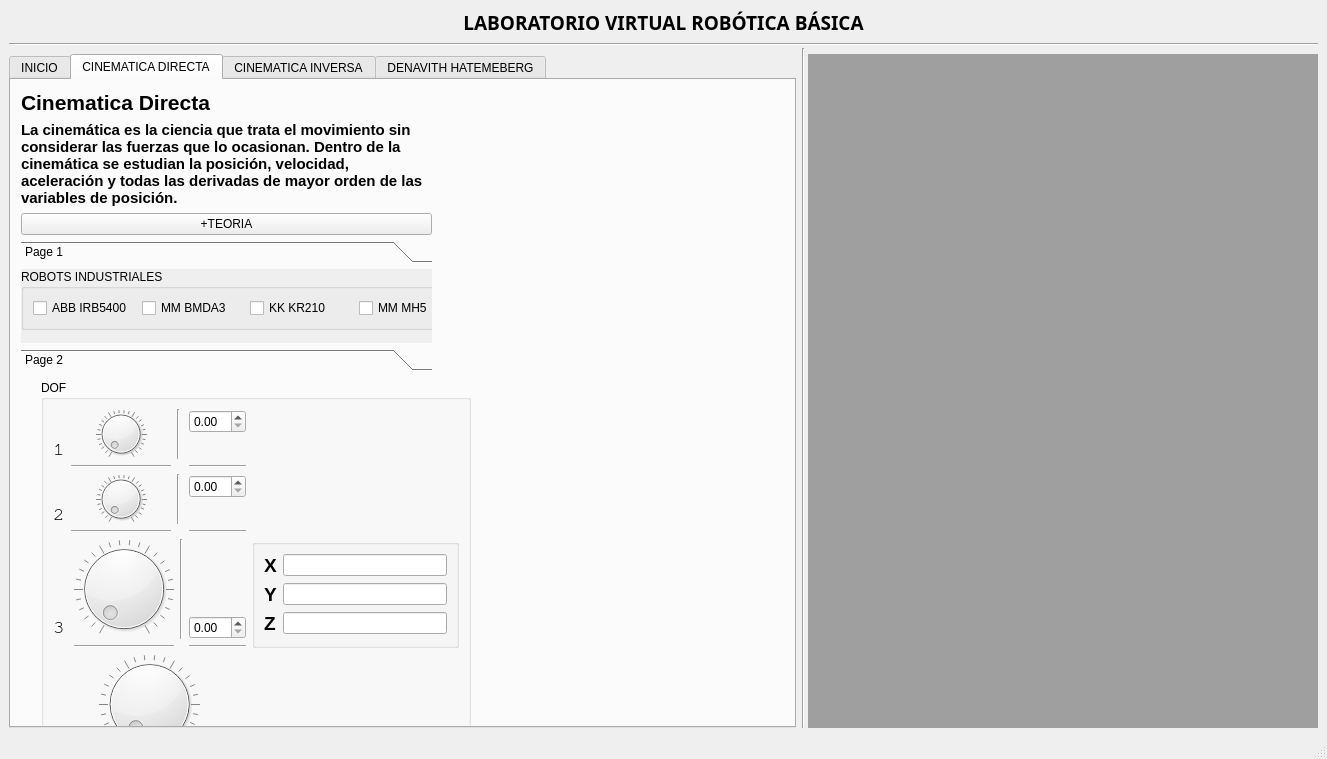
<?xml version="1.0" encoding="UTF-8"?>
<ui version="4.0">
 <class>MainWindow</class>
 <widget class="QMainWindow" name="MainWindow">
  <property name="geometry">
   <rect>
    <x>0</x>
    <y>0</y>
    <width>1327</width>
    <height>759</height>
   </rect>
  </property>
  <property name="windowTitle">
   <string>MainWindow</string>
  </property>
  <widget class="QWidget" name="centralwidget">
   <layout class="QGridLayout" name="gridLayout_11">
    <item row="0" column="0">
     <layout class="QGridLayout" name="gridLayout">
      <item row="0" column="0" colspan="3">
       <widget class="QLabel" name="label">
        <property name="font">
         <font>
          <family>Arial Black</family>
          <pointsize>14</pointsize>
          <weight>75</weight>
          <bold>true</bold>
         </font>
        </property>
        <property name="layoutDirection">
         <enum>Qt::LeftToRight</enum>
        </property>
        <property name="text">
         <string>LABORATORIO VIRTUAL ROBÓTICA BÁSICA</string>
        </property>
        <property name="textFormat">
         <enum>Qt::RichText</enum>
        </property>
        <property name="alignment">
         <set>Qt::AlignCenter</set>
        </property>
        <property name="wordWrap">
         <bool>true</bool>
        </property>
       </widget>
      </item>
      <item row="1" column="0" rowspan="2" colspan="3">
       <widget class="Line" name="line">
        <property name="font">
         <font>
          <family>Abyssinica SIL</family>
          <pointsize>16</pointsize>
         </font>
        </property>
        <property name="orientation">
         <enum>Qt::Horizontal</enum>
        </property>
       </widget>
      </item>
      <item row="2" column="1" rowspan="2" colspan="2">
       <widget class="Line" name="line_2">
        <property name="orientation">
         <enum>Qt::Vertical</enum>
        </property>
       </widget>
      </item>
      <item row="3" column="0">
       <widget class="QTabWidget" name="tabWidget">
        <property name="sizePolicy">
         <sizepolicy hsizetype="Expanding" vsizetype="Expanding">
          <horstretch>0</horstretch>
          <verstretch>0</verstretch>
         </sizepolicy>
        </property>
        <property name="maximumSize">
         <size>
          <width>16777215</width>
          <height>16777215</height>
         </size>
        </property>
        <property name="sizeIncrement">
         <size>
          <width>200</width>
          <height>200</height>
         </size>
        </property>
        <property name="mouseTracking">
         <bool>true</bool>
        </property>
        <property name="currentIndex">
         <number>1</number>
        </property>
        <widget class="QWidget" name="tab">
         <attribute name="title">
          <string notr="true">INICIO</string>
         </attribute>
         <widget class="QPushButton" name="pushButton">
          <property name="geometry">
           <rect>
            <x>320</x>
            <y>370</y>
            <width>80</width>
            <height>22</height>
           </rect>
          </property>
          <property name="text">
           <string>PushButton</string>
          </property>
         </widget>
         <widget class="QLabel" name="label_3">
          <property name="geometry">
           <rect>
            <x>20</x>
            <y>20</y>
            <width>521</width>
            <height>301</height>
           </rect>
          </property>
          <property name="text">
           <string/>
          </property>
         </widget>
        </widget>
        <widget class="QWidget" name="tab_2">
         <attribute name="title">
          <string>CINEMATICA DIRECTA</string>
         </attribute>
         <widget class="QGroupBox" name="gridGroupBox">
          <property name="geometry">
           <rect>
            <x>30</x>
            <y>300</y>
            <width>430</width>
            <height>839</height>
           </rect>
          </property>
          <property name="title">
           <string>DOF</string>
          </property>
          <layout class="QGridLayout" name="gridLayout_13">
           <item row="0" column="0">
            <layout class="QGridLayout" name="gridLayout_12">
             <item row="2" column="4">
              <widget class="Line" name="line_4">
               <property name="orientation">
                <enum>Qt::Horizontal</enum>
               </property>
              </widget>
             </item>
             <item row="0" column="1" rowspan="2">
              <widget class="QDial" name="dial1DOF">
               <property name="tracking">
                <bool>true</bool>
               </property>
               <property name="wrapping">
                <bool>false</bool>
               </property>
               <property name="notchesVisible">
                <bool>true</bool>
               </property>
              </widget>
             </item>
             <item row="2" column="1">
              <widget class="Line" name="line_20">
               <property name="orientation">
                <enum>Qt::Horizontal</enum>
               </property>
              </widget>
             </item>
             <item row="0" column="4">
              <widget class="QDoubleSpinBox" name="spinBox1DOF"/>
             </item>
             <item row="1" column="0">
              <widget class="QLabel" name="label_12">
               <property name="maximumSize">
                <size>
                 <width>16</width>
                 <height>16</height>
                </size>
               </property>
               <property name="font">
                <font>
                 <family>FreeMono</family>
                 <pointsize>14</pointsize>
                </font>
               </property>
               <property name="text">
                <string>1</string>
               </property>
              </widget>
             </item>
             <item row="0" column="2" rowspan="2" colspan="2">
              <widget class="Line" name="line_10">
               <property name="orientation">
                <enum>Qt::Vertical</enum>
               </property>
              </widget>
             </item>
            </layout>
           </item>
           <item row="1" column="0">
            <layout class="QGridLayout" name="gridLayout_9">
             <item row="0" column="2" rowspan="2" colspan="2">
              <widget class="Line" name="line_9">
               <property name="orientation">
                <enum>Qt::Vertical</enum>
               </property>
              </widget>
             </item>
             <item row="1" column="0">
              <widget class="QLabel" name="label_13">
               <property name="maximumSize">
                <size>
                 <width>16</width>
                 <height>16</height>
                </size>
               </property>
               <property name="font">
                <font>
                 <family>FreeMono</family>
                 <pointsize>14</pointsize>
                </font>
               </property>
               <property name="text">
                <string>2</string>
               </property>
              </widget>
             </item>
             <item row="0" column="1" rowspan="2">
              <widget class="QDial" name="dial2DOF">
               <property name="notchesVisible">
                <bool>true</bool>
               </property>
              </widget>
             </item>
             <item row="0" column="4">
              <widget class="QDoubleSpinBox" name="spinBox2DOF"/>
             </item>
             <item row="2" column="1">
              <widget class="Line" name="line_11">
               <property name="orientation">
                <enum>Qt::Horizontal</enum>
               </property>
              </widget>
             </item>
             <item row="2" column="4">
              <widget class="Line" name="line_12">
               <property name="orientation">
                <enum>Qt::Horizontal</enum>
               </property>
              </widget>
             </item>
            </layout>
           </item>
           <item row="2" column="0">
            <layout class="QGridLayout" name="gridLayout_10">
             <item row="1" column="3">
              <widget class="QDoubleSpinBox" name="spinBox3DOF"/>
             </item>
             <item row="2" column="1">
              <widget class="Line" name="line_13">
               <property name="orientation">
                <enum>Qt::Horizontal</enum>
               </property>
              </widget>
             </item>
             <item row="1" column="0">
              <widget class="QLabel" name="label_14">
               <property name="maximumSize">
                <size>
                 <width>16</width>
                 <height>16</height>
                </size>
               </property>
               <property name="font">
                <font>
                 <family>FreeMono</family>
                 <pointsize>14</pointsize>
                </font>
               </property>
               <property name="text">
                <string>3</string>
               </property>
              </widget>
             </item>
             <item row="0" column="1" rowspan="2">
              <widget class="QDial" name="dial3DOF">
               <property name="notchesVisible">
                <bool>true</bool>
               </property>
              </widget>
             </item>
             <item row="2" column="3">
              <widget class="Line" name="line_14">
               <property name="orientation">
                <enum>Qt::Horizontal</enum>
               </property>
              </widget>
             </item>
             <item row="0" column="2" rowspan="2">
              <widget class="Line" name="line_5">
               <property name="maximumSize">
                <size>
                 <width>16777215</width>
                 <height>16777215</height>
                </size>
               </property>
               <property name="orientation">
                <enum>Qt::Vertical</enum>
               </property>
              </widget>
             </item>
            </layout>
           </item>
           <item row="2" column="1">
            <widget class="QGroupBox" name="gridGroupBox2">
             <layout class="QGridLayout" name="gridLayout_14">
              <item row="0" column="0">
               <widget class="QLabel" name="label_5">
                <property name="font">
                 <font>
                  <pointsize>14</pointsize>
                  <weight>75</weight>
                  <bold>true</bold>
                 </font>
                </property>
                <property name="text">
                 <string>X</string>
                </property>
               </widget>
              </item>
              <item row="0" column="1">
               <widget class="QLineEdit" name="lineEdit"/>
              </item>
              <item row="1" column="0">
               <widget class="QLabel" name="label_10">
                <property name="font">
                 <font>
                  <pointsize>14</pointsize>
                  <weight>75</weight>
                  <bold>true</bold>
                 </font>
                </property>
                <property name="text">
                 <string>Y</string>
                </property>
               </widget>
              </item>
              <item row="1" column="1">
               <widget class="QLineEdit" name="lineEdit_2"/>
              </item>
              <item row="2" column="0">
               <widget class="QLabel" name="label_11">
                <property name="font">
                 <font>
                  <pointsize>14</pointsize>
                  <weight>75</weight>
                  <bold>true</bold>
                 </font>
                </property>
                <property name="text">
                 <string>Z</string>
                </property>
               </widget>
              </item>
              <item row="2" column="1">
               <widget class="QLineEdit" name="lineEdit_3"/>
              </item>
             </layout>
            </widget>
           </item>
           <item row="3" column="0">
            <widget class="QDial" name="dial4DOF">
             <property name="notchesVisible">
              <bool>true</bool>
             </property>
            </widget>
           </item>
           <item row="4" column="0">
            <widget class="Line" name="line_6">
             <property name="orientation">
              <enum>Qt::Vertical</enum>
             </property>
            </widget>
           </item>
           <item row="5" column="0">
            <widget class="Line" name="line_15">
             <property name="orientation">
              <enum>Qt::Horizontal</enum>
             </property>
            </widget>
           </item>
           <item row="6" column="0">
            <widget class="QDoubleSpinBox" name="spinBox4DOF"/>
           </item>
           <item row="7" column="0">
            <widget class="QLabel" name="label_20">
             <property name="maximumSize">
              <size>
               <width>16</width>
               <height>16</height>
              </size>
             </property>
             <property name="font">
              <font>
               <family>FreeMono</family>
               <pointsize>14</pointsize>
              </font>
             </property>
             <property name="text">
              <string>4</string>
             </property>
            </widget>
           </item>
           <item row="8" column="0">
            <widget class="Line" name="line_16">
             <property name="orientation">
              <enum>Qt::Horizontal</enum>
             </property>
            </widget>
           </item>
           <item row="9" column="0">
            <widget class="QDial" name="dial5DOF">
             <property name="notchesVisible">
              <bool>true</bool>
             </property>
            </widget>
           </item>
           <item row="10" column="0">
            <widget class="Line" name="line_17">
             <property name="orientation">
              <enum>Qt::Horizontal</enum>
             </property>
            </widget>
           </item>
           <item row="11" column="0">
            <widget class="QDoubleSpinBox" name="spinBox5DOF"/>
           </item>
           <item row="12" column="0">
            <widget class="QLabel" name="label_21">
             <property name="maximumSize">
              <size>
               <width>16</width>
               <height>16</height>
              </size>
             </property>
             <property name="font">
              <font>
               <family>FreeMono</family>
               <pointsize>14</pointsize>
              </font>
             </property>
             <property name="text">
              <string>5</string>
             </property>
            </widget>
           </item>
           <item row="13" column="0">
            <widget class="Line" name="line_18">
             <property name="orientation">
              <enum>Qt::Horizontal</enum>
             </property>
            </widget>
           </item>
           <item row="14" column="0">
            <widget class="Line" name="line_8">
             <property name="orientation">
              <enum>Qt::Vertical</enum>
             </property>
            </widget>
           </item>
           <item row="15" column="0">
            <widget class="QDial" name="dial6DOF">
             <property name="notchTarget">
              <double>3.699999999999999</double>
             </property>
             <property name="notchesVisible">
              <bool>true</bool>
             </property>
            </widget>
           </item>
           <item row="16" column="0">
            <widget class="Line" name="line_19">
             <property name="orientation">
              <enum>Qt::Horizontal</enum>
             </property>
            </widget>
           </item>
           <item row="17" column="0">
            <widget class="QDoubleSpinBox" name="spinBox6DOF"/>
           </item>
           <item row="18" column="0">
            <widget class="QLabel" name="label_22">
             <property name="maximumSize">
              <size>
               <width>16</width>
               <height>16</height>
              </size>
             </property>
             <property name="font">
              <font>
               <family>FreeMono</family>
               <pointsize>14</pointsize>
              </font>
             </property>
             <property name="text">
              <string>6</string>
             </property>
            </widget>
           </item>
          </layout>
          <widget class="Line" name="line_7">
           <property name="geometry">
            <rect>
             <x>17</x>
             <y>479</y>
             <width>16</width>
             <height>16</height>
            </rect>
           </property>
           <property name="orientation">
            <enum>Qt::Vertical</enum>
           </property>
          </widget>
          <zorder>line_17</zorder>
          <zorder>dial6DOF</zorder>
          <zorder>line_16</zorder>
          <zorder>line_19</zorder>
          <zorder>spinBox5DOF</zorder>
          <zorder>line_8</zorder>
          <zorder>dial5DOF</zorder>
          <zorder>line_7</zorder>
          <zorder>label_20</zorder>
          <zorder>spinBox6DOF</zorder>
          <zorder>line_15</zorder>
          <zorder>line_6</zorder>
          <zorder>line_18</zorder>
          <zorder>label_22</zorder>
          <zorder>spinBox4DOF</zorder>
          <zorder>label_21</zorder>
          <zorder>dial4DOF</zorder>
          <zorder>gridGroupBox2</zorder>
         </widget>
         <widget class="QWidget" name="gridLayoutWidget_2">
          <property name="geometry">
           <rect>
            <x>10</x>
            <y>10</y>
            <width>411</width>
            <height>281</height>
           </rect>
          </property>
          <layout class="QGridLayout" name="gridLayout_8">
           <item row="0" column="0">
            <widget class="QLabel" name="label_7">
             <property name="font">
              <font>
               <pointsize>16</pointsize>
               <weight>75</weight>
               <bold>true</bold>
              </font>
             </property>
             <property name="text">
              <string>Cinematica Directa</string>
             </property>
            </widget>
           </item>
           <item row="1" column="0">
            <widget class="QLabel" name="label_6">
             <property name="font">
              <font>
               <pointsize>11</pointsize>
               <weight>75</weight>
               <bold>true</bold>
              </font>
             </property>
             <property name="text">
              <string>La cinemática es la ciencia que trata el movimiento sin considerar las fuerzas que lo ocasionan. Dentro de la cinemática se estudian la posición, velocidad, aceleración y todas las derivadas de mayor orden de las variables de posición. </string>
             </property>
             <property name="textFormat">
              <enum>Qt::RichText</enum>
             </property>
             <property name="wordWrap">
              <bool>true</bool>
             </property>
            </widget>
           </item>
           <item row="2" column="0">
            <widget class="QPushButton" name="pushButton_3">
             <property name="text">
              <string>+TEORIA</string>
             </property>
            </widget>
           </item>
           <item row="3" column="0">
            <widget class="QToolBox" name="toolBox">
             <property name="currentIndex">
              <number>0</number>
             </property>
             <widget class="QWidget" name="page">
              <property name="geometry">
               <rect>
                <x>0</x>
                <y>0</y>
                <width>409</width>
                <height>63</height>
               </rect>
              </property>
              <attribute name="label">
               <string>Page 1</string>
              </attribute>
              <widget class="QGroupBox" name="gridGroupBox_3">
               <property name="geometry">
                <rect>
                 <x>0</x>
                 <y>0</y>
                 <width>561</width>
                 <height>61</height>
                </rect>
               </property>
               <property name="title">
                <string>ROBOTS INDUSTRIALES</string>
               </property>
               <layout class="QGridLayout" name="gridLayout_3">
                <item row="0" column="0">
                 <widget class="QCheckBox" name="checkBox2DOFI">
                  <property name="text">
                   <string>ABB IRB5400</string>
                  </property>
                 </widget>
                </item>
                <item row="0" column="1">
                 <widget class="QCheckBox" name="checkBox3DOFI">
                  <property name="text">
                   <string>MM BMDA3</string>
                  </property>
                 </widget>
                </item>
                <item row="0" column="2">
                 <widget class="QCheckBox" name="checkBox4DOFI">
                  <property name="text">
                   <string>KK KR210</string>
                  </property>
                 </widget>
                </item>
                <item row="0" column="3">
                 <widget class="QCheckBox" name="checkBox5DOFI">
                  <property name="text">
                   <string>MM MH5</string>
                  </property>
                 </widget>
                </item>
                <item row="0" column="4">
                 <widget class="QCheckBox" name="checkBox6DOFI">
                  <property name="text">
                   <string>ABB IRB120</string>
                  </property>
                 </widget>
                </item>
               </layout>
              </widget>
             </widget>
             <widget class="QWidget" name="page_2">
              <property name="geometry">
               <rect>
                <x>0</x>
                <y>0</y>
                <width>100</width>
                <height>30</height>
               </rect>
              </property>
              <attribute name="label">
               <string>Page 2</string>
              </attribute>
              <widget class="QGroupBox" name="gridGroupBox_2">
               <property name="geometry">
                <rect>
                 <x>0</x>
                 <y>0</y>
                 <width>551</width>
                 <height>61</height>
                </rect>
               </property>
               <property name="title">
                <string>SIMPLE ROBOT</string>
               </property>
               <layout class="QGridLayout" name="gridLayout_4">
                <item row="1" column="1">
                 <widget class="QCheckBox" name="checkBox3DOFs">
                  <property name="text">
                   <string>3DOF</string>
                  </property>
                 </widget>
                </item>
                <item row="1" column="2">
                 <widget class="QCheckBox" name="checkBox4DOFs">
                  <property name="text">
                   <string>4DOF</string>
                  </property>
                 </widget>
                </item>
                <item row="1" column="3">
                 <widget class="QCheckBox" name="checkBox5DOFs">
                  <property name="text">
                   <string>5DOF</string>
                  </property>
                 </widget>
                </item>
                <item row="1" column="4">
                 <widget class="QCheckBox" name="checkBox6DOFs">
                  <property name="text">
                   <string>6DOF</string>
                  </property>
                 </widget>
                </item>
                <item row="1" column="0">
                 <widget class="QCheckBox" name="checkBox2DOFs">
                  <property name="text">
                   <string>2DOF</string>
                  </property>
                 </widget>
                </item>
               </layout>
              </widget>
             </widget>
            </widget>
           </item>
          </layout>
         </widget>
        </widget>
        <widget class="QWidget" name="tab_3">
         <attribute name="title">
          <string>CINEMATICA INVERSA</string>
         </attribute>
         <layout class="QGridLayout" name="gridLayout_7">
          <item row="0" column="0">
           <layout class="QGridLayout" name="gridLayout_6">
            <item row="1" column="0">
             <widget class="QPushButton" name="pushButton_2">
              <property name="text">
               <string>+TEORIA CI</string>
              </property>
             </widget>
            </item>
            <item row="0" column="0">
             <widget class="QLabel" name="label_8">
              <property name="font">
               <font>
                <pointsize>16</pointsize>
                <weight>75</weight>
                <bold>true</bold>
               </font>
              </property>
              <property name="text">
               <string>Cinematica Inversa</string>
              </property>
             </widget>
            </item>
            <item row="3" column="0">
             <widget class="QLabel" name="label_9">
              <property name="font">
               <font>
                <pointsize>12</pointsize>
                <weight>75</weight>
                <bold>true</bold>
               </font>
              </property>
              <property name="text">
               <string>El problema se plantea de la siguiente manera: dada la posición y orientación del efector final del manipulador, se calcula todos los conjuntos posibles de ángulos articulares que podrían utilizarse para obtener esta posición y orientación dadas. Este es un problema fundamental en el uso práctico de los manipuladores. </string>
              </property>
              <property name="wordWrap">
               <bool>true</bool>
              </property>
             </widget>
            </item>
            <item row="4" column="0">
             <widget class="QGroupBox" name="groupBox">
              <property name="title">
               <string>TCP</string>
              </property>
              <layout class="QGridLayout" name="gridLayout_5">
               <item row="0" column="1">
                <widget class="QCheckBox" name="checkBox">
                 <property name="text">
                  <string>EJECUTAR</string>
                 </property>
                </widget>
               </item>
               <item row="1" column="0">
                <widget class="QLabel" name="label_2">
                 <property name="text">
                  <string>X</string>
                 </property>
                </widget>
               </item>
               <item row="1" column="1">
                <widget class="QSlider" name="xSlider">
                 <property name="minimum">
                  <number>-100</number>
                 </property>
                 <property name="maximum">
                  <number>100</number>
                 </property>
                 <property name="singleStep">
                  <number>10</number>
                 </property>
                 <property name="orientation">
                  <enum>Qt::Horizontal</enum>
                 </property>
                 <property name="tickPosition">
                  <enum>QSlider::TicksAbove</enum>
                 </property>
                 <property name="tickInterval">
                  <number>5</number>
                 </property>
                </widget>
               </item>
               <item row="1" column="2">
                <widget class="QDoubleSpinBox" name="xBox">
                 <property name="minimumSize">
                  <size>
                   <width>80</width>
                   <height>0</height>
                  </size>
                 </property>
                 <property name="decimals">
                  <number>2</number>
                 </property>
                 <property name="minimum">
                  <double>-100.000000000000000</double>
                 </property>
                 <property name="maximum">
                  <double>100.000000000000000</double>
                 </property>
                 <property name="singleStep">
                  <double>1.000000000000000</double>
                 </property>
                </widget>
               </item>
               <item row="2" column="0">
                <widget class="QLabel" name="label_4">
                 <property name="text">
                  <string>Y</string>
                 </property>
                </widget>
               </item>
               <item row="2" column="1">
                <widget class="QSlider" name="ySlider">
                 <property name="minimum">
                  <number>-100</number>
                 </property>
                 <property name="maximum">
                  <number>100</number>
                 </property>
                 <property name="singleStep">
                  <number>10</number>
                 </property>
                 <property name="orientation">
                  <enum>Qt::Horizontal</enum>
                 </property>
                 <property name="tickPosition">
                  <enum>QSlider::TicksAbove</enum>
                 </property>
                 <property name="tickInterval">
                  <number>5</number>
                 </property>
                </widget>
               </item>
               <item row="2" column="2">
                <widget class="QDoubleSpinBox" name="yBox">
                 <property name="minimumSize">
                  <size>
                   <width>80</width>
                   <height>0</height>
                  </size>
                 </property>
                 <property name="decimals">
                  <number>2</number>
                 </property>
                 <property name="minimum">
                  <double>-100.000000000000000</double>
                 </property>
                 <property name="maximum">
                  <double>100.000000000000000</double>
                 </property>
                 <property name="singleStep">
                  <double>1.000000000000000</double>
                 </property>
                </widget>
               </item>
               <item row="3" column="0">
                <widget class="QLabel" name="label_19">
                 <property name="text">
                  <string>Z</string>
                 </property>
                </widget>
               </item>
               <item row="3" column="1">
                <widget class="QSlider" name="zSlider">
                 <property name="minimum">
                  <number>-100</number>
                 </property>
                 <property name="maximum">
                  <number>100</number>
                 </property>
                 <property name="singleStep">
                  <number>10</number>
                 </property>
                 <property name="orientation">
                  <enum>Qt::Horizontal</enum>
                 </property>
                 <property name="invertedAppearance">
                  <bool>false</bool>
                 </property>
                 <property name="tickPosition">
                  <enum>QSlider::TicksAbove</enum>
                 </property>
                 <property name="tickInterval">
                  <number>5</number>
                 </property>
                </widget>
               </item>
               <item row="3" column="2">
                <widget class="QDoubleSpinBox" name="zBox">
                 <property name="minimumSize">
                  <size>
                   <width>80</width>
                   <height>0</height>
                  </size>
                 </property>
                 <property name="decimals">
                  <number>2</number>
                 </property>
                 <property name="minimum">
                  <double>-100.000000000000000</double>
                 </property>
                 <property name="maximum">
                  <double>100.000000000000000</double>
                 </property>
                 <property name="singleStep">
                  <double>1.000000000000000</double>
                 </property>
                </widget>
               </item>
               <item row="4" column="0">
                <widget class="QLabel" name="label_16">
                 <property name="text">
                  <string>Yaw</string>
                 </property>
                </widget>
               </item>
               <item row="4" column="1">
                <widget class="QSlider" name="yawSlider">
                 <property name="minimum">
                  <number>-180</number>
                 </property>
                 <property name="maximum">
                  <number>180</number>
                 </property>
                 <property name="singleStep">
                  <number>5</number>
                 </property>
                 <property name="pageStep">
                  <number>5</number>
                 </property>
                 <property name="orientation">
                  <enum>Qt::Horizontal</enum>
                 </property>
                 <property name="tickPosition">
                  <enum>QSlider::TicksAbove</enum>
                 </property>
                 <property name="tickInterval">
                  <number>5</number>
                 </property>
                </widget>
               </item>
               <item row="4" column="2">
                <widget class="QDoubleSpinBox" name="yawBox">
                 <property name="minimumSize">
                  <size>
                   <width>80</width>
                   <height>0</height>
                  </size>
                 </property>
                 <property name="decimals">
                  <number>2</number>
                 </property>
                 <property name="minimum">
                  <double>-180000000.000000000000000</double>
                 </property>
                 <property name="maximum">
                  <double>180.000000000000000</double>
                 </property>
                 <property name="singleStep">
                  <double>1.000000000000000</double>
                 </property>
                </widget>
               </item>
               <item row="5" column="0">
                <widget class="QLabel" name="label_17">
                 <property name="text">
                  <string>Pitch</string>
                 </property>
                </widget>
               </item>
               <item row="5" column="1">
                <widget class="QSlider" name="pitchSlider">
                 <property name="minimum">
                  <number>-180</number>
                 </property>
                 <property name="maximum">
                  <number>180</number>
                 </property>
                 <property name="singleStep">
                  <number>5</number>
                 </property>
                 <property name="pageStep">
                  <number>5</number>
                 </property>
                 <property name="orientation">
                  <enum>Qt::Horizontal</enum>
                 </property>
                 <property name="tickPosition">
                  <enum>QSlider::TicksAbove</enum>
                 </property>
                 <property name="tickInterval">
                  <number>5</number>
                 </property>
                </widget>
               </item>
               <item row="5" column="2">
                <widget class="QDoubleSpinBox" name="pitchBox">
                 <property name="minimumSize">
                  <size>
                   <width>80</width>
                   <height>0</height>
                  </size>
                 </property>
                 <property name="decimals">
                  <number>2</number>
                 </property>
                 <property name="minimum">
                  <double>-180.000000000000000</double>
                 </property>
                 <property name="maximum">
                  <double>180.000000000000000</double>
                 </property>
                 <property name="singleStep">
                  <double>1.000000000000000</double>
                 </property>
                </widget>
               </item>
               <item row="6" column="0">
                <widget class="QLabel" name="label_18">
                 <property name="text">
                  <string>Roll</string>
                 </property>
                </widget>
               </item>
               <item row="6" column="1">
                <widget class="QSlider" name="rollSlider">
                 <property name="minimum">
                  <number>-180</number>
                 </property>
                 <property name="maximum">
                  <number>180</number>
                 </property>
                 <property name="singleStep">
                  <number>5</number>
                 </property>
                 <property name="pageStep">
                  <number>5</number>
                 </property>
                 <property name="orientation">
                  <enum>Qt::Horizontal</enum>
                 </property>
                 <property name="tickPosition">
                  <enum>QSlider::TicksAbove</enum>
                 </property>
                 <property name="tickInterval">
                  <number>5</number>
                 </property>
                </widget>
               </item>
               <item row="6" column="2">
                <widget class="QDoubleSpinBox" name="rollBox">
                 <property name="minimumSize">
                  <size>
                   <width>80</width>
                   <height>0</height>
                  </size>
                 </property>
                 <property name="decimals">
                  <number>2</number>
                 </property>
                 <property name="minimum">
                  <double>-180.000000000000000</double>
                 </property>
                 <property name="maximum">
                  <double>180.000000000000000</double>
                 </property>
                 <property name="singleStep">
                  <double>1.000000000000000</double>
                 </property>
                </widget>
               </item>
              </layout>
             </widget>
            </item>
           </layout>
          </item>
         </layout>
        </widget>
        <widget class="QWidget" name="tab_4">
         <attribute name="title">
          <string>DENAVITH HATEMEBERG</string>
         </attribute>
         <layout class="QGridLayout" name="gridLayout_2">
          <item row="0" column="0">
           <widget class="QPushButton" name="pushButton_4">
            <property name="text">
             <string>+TEORIA</string>
            </property>
           </widget>
          </item>
          <item row="1" column="0">
           <widget class="QTableWidget" name="tableWidget">
            <row>
             <property name="text">
              <string>New Row</string>
             </property>
            </row>
            <row>
             <property name="text">
              <string>joint1</string>
             </property>
            </row>
            <row>
             <property name="text">
              <string>joint2</string>
             </property>
            </row>
            <row>
             <property name="text">
              <string>joint3</string>
             </property>
            </row>
            <row>
             <property name="text">
              <string>joint4</string>
             </property>
            </row>
            <row>
             <property name="text">
              <string>joint6</string>
             </property>
            </row>
            <column>
             <property name="text">
              <string>LINK</string>
             </property>
            </column>
            <column>
             <property name="text">
              <string>ai</string>
             </property>
            </column>
            <column>
             <property name="text">
              <string>a1</string>
             </property>
            </column>
            <column>
             <property name="text">
              <string>alpha i</string>
             </property>
            </column>
            <column>
             <property name="text">
              <string>theta i</string>
             </property>
            </column>
           </widget>
          </item>
         </layout>
        </widget>
       </widget>
      </item>
      <item row="3" column="2">
       <widget class="QMdiArea" name="mdiArea"/>
      </item>
     </layout>
    </item>
   </layout>
  </widget>
  <widget class="QMenuBar" name="menubar">
   <property name="geometry">
    <rect>
     <x>0</x>
     <y>0</y>
     <width>1327</width>
     <height>25</height>
    </rect>
   </property>
  </widget>
  <widget class="QStatusBar" name="statusbar"/>
 </widget>
 <resources/>
 <connections/>
</ui>
